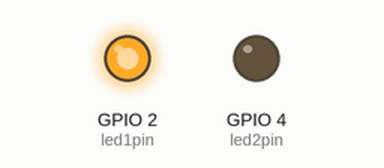
Simulated run of this program. Board: ESP32 board running MicroPython. Parts: output pins drawn as LEDs (lit = HIGH). At 0.0 s the program stops and its outputs stay as they are.

Above: at 0.1 s.
Timing chart, 0 to 1.5 s (numbered marks = the images above):
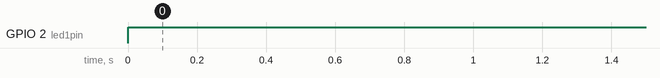

Measured:
- by itself, GPIO 2 (led1pin): LOW → HIGH at 0.00 s

The program:

led_signal.py
```python
import machine

# active low .... LOW Pegel schaltet die LED ein ---> LOW  = leuchten
# active high ... HIGH Pegel schaltet die LED ein --> HIGH = leuchten

led1pin = machine.Pin(2, machine.Pin.OUT) # active-high LED
led2pin = machine.Pin(4, machine.Pin.OUT) # active low LED

# make them light up
led1pin.value(1)
led2pin.value(0)

# signal class abstracts active-high/active-low away
led1 = machine.Signal(led1pin, invert=False)
led2 = machine.Signal(led2pin, invert=True)

# make them light up
led1.value(1)
led2.value(1)
led1.on()
led2.on()
```
